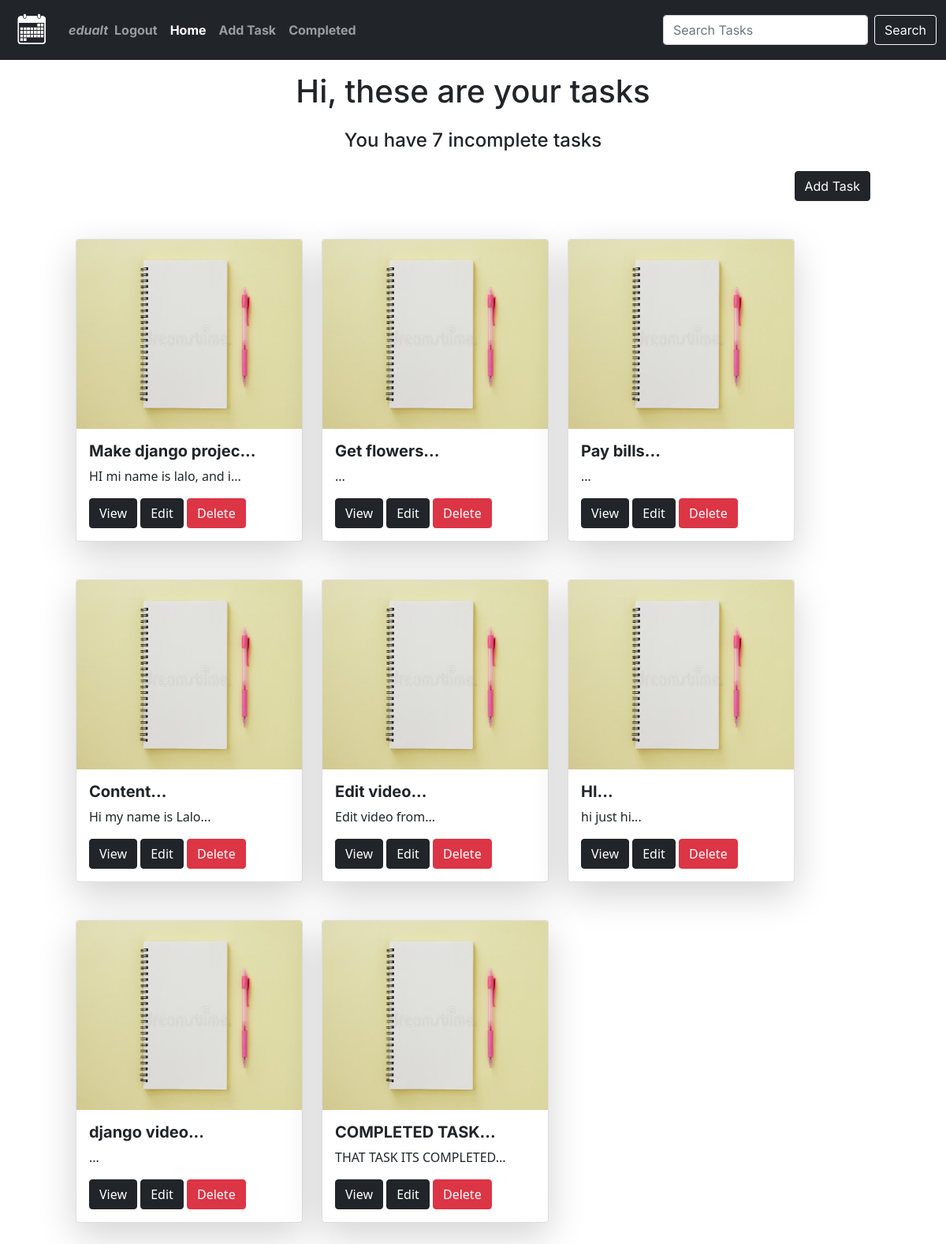
Page / (signed in) on the earlier database version.
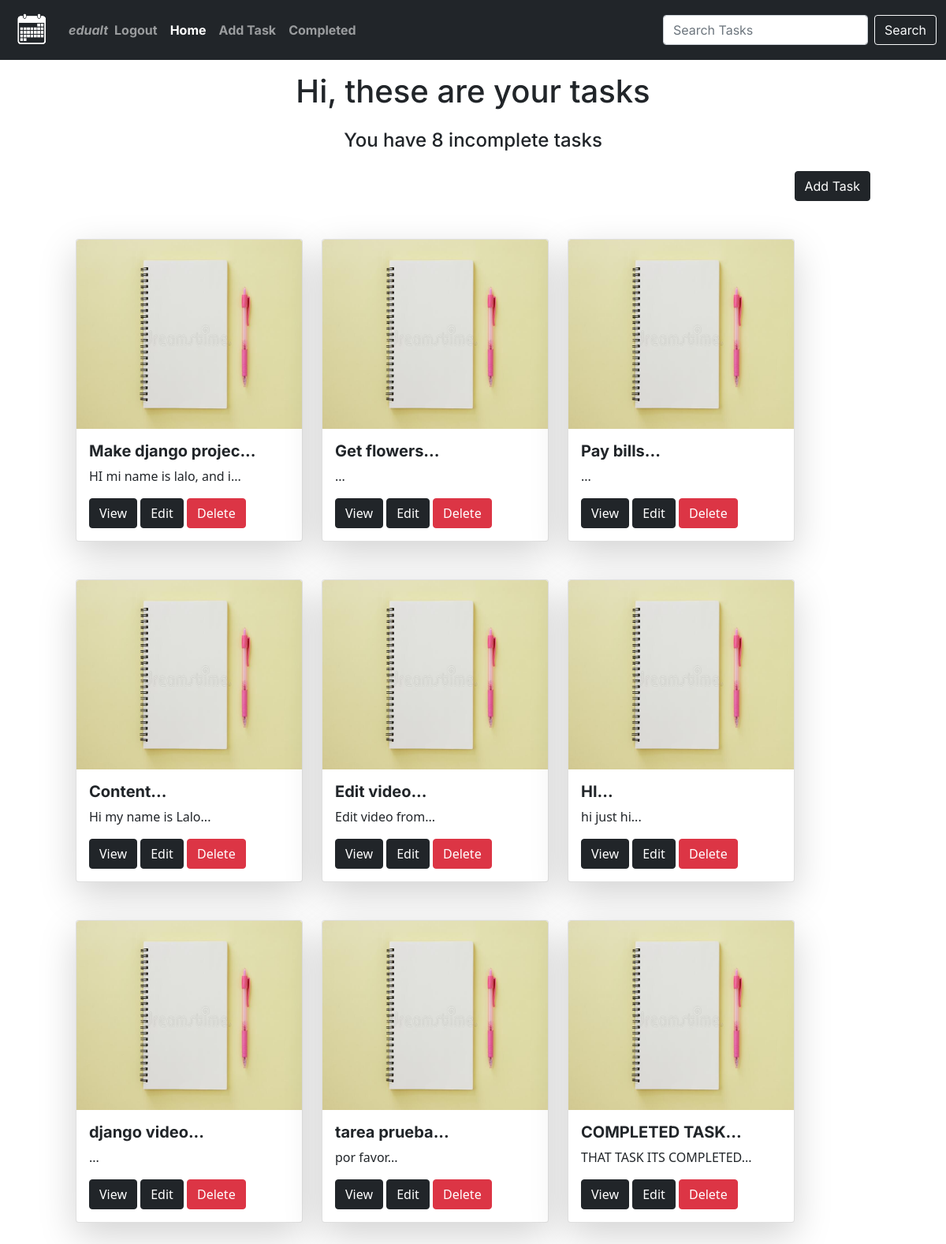
Same page on the later database version.
### base/models.py (models this page shows, shortened)
class Task(models.Model):
    user = models.ForeignKey(User, on_delete=models.CASCADE, null=True, blank=True)
    title = models.CharField(max_length=50)
    description = models.TextField(null=True, blank=True)
    image = models.ImageField(upload_to="myimage", null=True, blank=True)
    complete = models.BooleanField(default=False)
    created = models.DateTimeField(auto_now_add=True)
    class Meta:
        ordering = ['complete']

### base/views.py (the view)
# urls.py: path('', TaskList.as_view(), name='tasks'),#All created tasks
class TaskList(LoginRequiredMixin,ListView):
    model = Task
    context_object_name = 'tasks'
    def get_context_data(self, **kwargs):
        context = super().get_context_data(**kwargs)
        context['tasks'] = context['tasks'].filter(user=self.request.user)
        context['count'] = context['tasks'].filter(complete=False).count()
        search_input = self.request.GET.get('search-area')
        if search_input:
            context['tasks'] = context['tasks'].filter(title__icontains=search_input)
        context['search_input'] = search_input
        return context

### base/templates/base/task_list.html
{%extends 'base/main.html' %}
{% load static %}
{% block content %}
<div id="tareas">
<div style="font-weight:700; font-family: 'Inter', sans-serif;" class="pb-5">
    <p class="text-center h1">Hi, these are your tasks</p>
    <h4 class="text-center pb-3 pt-3">You have {{ count }} incomplete tasks</h4>
        <div>
            <ul class="nav justify-content-end px-5">
                <a class="btn btn-dark" href="{% url 'task-create' %}">Add Task</a>
            </ul>
        </div>
</div>
    <div class="container-md ps-5 pe-5 p">
        <div class="row ">
            {%for task in tasks %}
            <div class="col-sm-auto">
                <div class="card card-border mb-5 shadow-lg" style="width: 18rem;">
                    <a href="{% url 'task' task.id %}" class="card-brand">
                    <img src="{% if task.image %} {{task.image.url}} {%else%} {% static 'images/homework.jpg' %} {%endif%} " class="card-img-top" style="height: 15rem;" alt="...">
                    </a>
                    <div class="card-body">
                            <h5 class="card-title" style="font-weight:700; font-family: 'Inter', sans-serif; width:100%;">{{ task.title|slice:":18" }}...</h5>
                            <p class="card-text" style="">{{ task.description|slice:":25" }}...</p>
                            <a class="btn btn-dark" href="{% url 'task' task.id %}">View</a></td>
                            <td><a class="btn btn-dark" href="{% url 'task-update' task.id %}">Edit</a></td>
                            <td><a class="btn btn-danger" href="{% url 'task-delete' task.id %}">Delete</a></td>
                    </div>
                </div>
            </div>
            {% empty %}
                <h3 style="font-family: 'Inter', sans-serif;">No items in list</h3>
            {% endfor %}
        </div>
    </div>
{% endblock content %}

Differences in the rows shown:
added Task: title "tarea prueba", description "por favor"
Other differences:
{{ count }}: "7" → "8"
